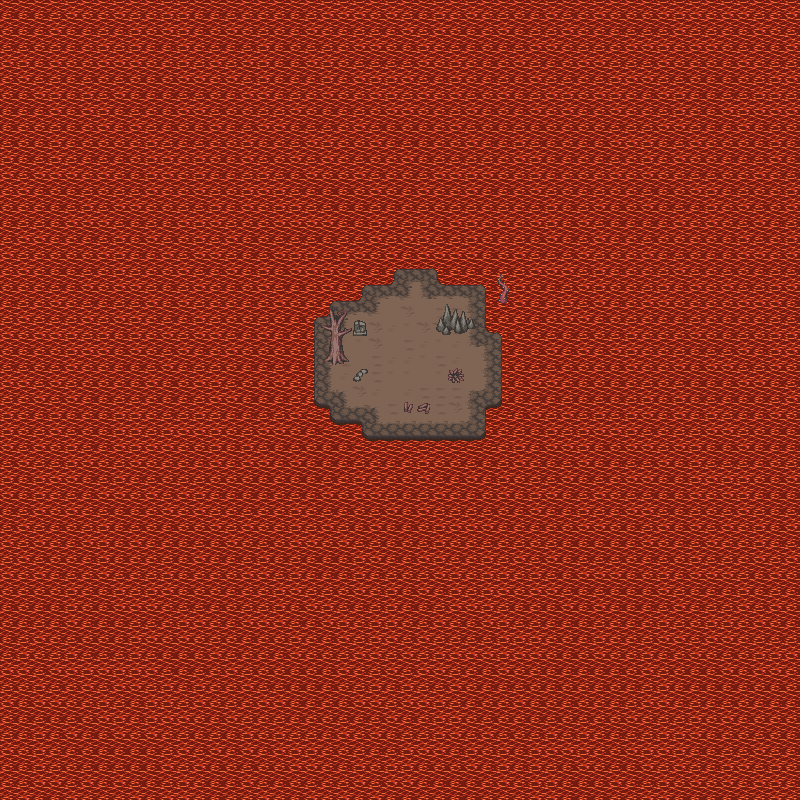

The image is a tile-based game level rendered from a .tmx file. Its description and source (layers, tilesets, objects; grid data summarised) follow:
An orthogonal 50x50 tile map with 16x16 px tiles, 3 tile layers (background, nature, up), 2 tilesets and 16 objects (15x collision, spawn_reward).

<map version="1.8" tiledversion="1.8.4" orientation="orthogonal" renderorder="right-down" width="50" height="50" tilewidth="16" tileheight="16" infinite="0" nextlayerid="5" nextobjectid="18">
 <tileset firstgid="1" source="ashlands_tileset_2.tsx" />
 <tileset firstgid="841" source="ashlands_tileset_2.tsx" />
 <layer id="1" name="background" width="50" height="50">
  <data>[2500 cells, 2500 non-empty, 32 distinct tile ids]</data>
 </layer>
 <layer id="2" name="nature" width="50" height="50">
  <data>[2500 cells, 16 non-empty, 16 distinct tile ids]</data>
 </layer>
 <layer id="4" name="up" width="50" height="50">
  <data>[2500 cells, 9 non-empty, 9 distinct tile ids]</data>
 </layer>
 <objectgroup id="3" name="Object">
  <object id="1" type="collision" x="279.5" y="296.5" width="34" height="110" />
  <object id="2" type="collision" x="502.5" y="300.5" width="34" height="110" />
  <object id="3" type="collision" x="486.75" y="221.25" width="34" height="110" />
  <object id="4" type="collision" x="484.25" y="249.5" width="34" height="45.25" rotation="90" />
  <object id="5" type="collision" x="438" y="233.875" width="34" height="45.25" rotation="90" />
  <object id="6" type="collision" x="393" y="249.625" width="34" height="45.25" rotation="90" />
  <object id="7" type="collision" x="360.5" y="265.625" width="34" height="46.5" rotation="90" />
  <object id="8" type="collision" x="328.25" y="295.375" width="19.5" height="17.75" rotation="90" />
  <object id="9" type="collision" x="482.5" y="441.125" width="34" height="119.5" rotation="90" />
  <object id="10" type="collision" x="361.5" y="425.125" width="34" height="45.25" rotation="90" />
  <object id="11" type="collision" x="329.75" y="407.375" width="36" height="45.25" rotation="90" />
  <object id="12" type="collision" x="531.75" y="408.375" width="34" height="45.25" rotation="90" />
  <object id="13" name="spawn_reward" x="404.5" y="382.25">
   <point />
  </object>
  <object id="15" type="collision" x="323.75" y="351.75" width="26.25" height="13.5" />
  <object id="16" type="collision" x="352.25" y="320" width="15" height="15.75" />
  <object id="17" type="collision" x="436.25" y="320" width="40.25" height="15.25" />
 </objectgroup>
</map>
